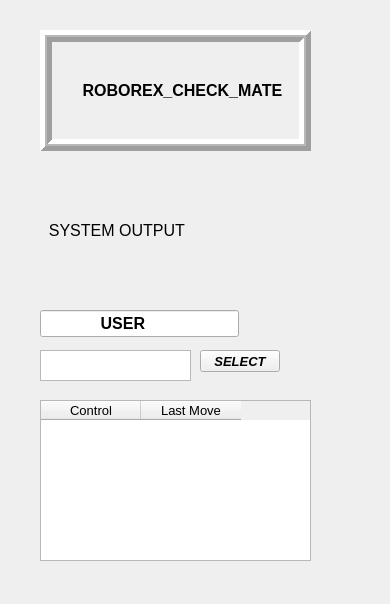
<?xml version="1.0" encoding="UTF-8"?>
<ui version="4.0">
 <class>InteractUI</class>
 <widget class="QMainWindow" name="InteractUI">
  <property name="geometry">
   <rect>
    <x>0</x>
    <y>0</y>
    <width>390</width>
    <height>604</height>
   </rect>
  </property>
  <property name="font">
   <font>
    <pointsize>10</pointsize>
   </font>
  </property>
  <property name="windowTitle">
   <string>Chess Interaction UI</string>
  </property>
  <widget class="QWidget" name="centralWidget">
   <widget class="QLabel" name="label">
    <property name="geometry">
     <rect>
      <x>40</x>
      <y>30</y>
      <width>271</width>
      <height>121</height>
     </rect>
    </property>
    <property name="font">
     <font>
      <pointsize>12</pointsize>
      <weight>75</weight>
      <bold>true</bold>
     </font>
    </property>
    <property name="autoFillBackground">
     <bool>true</bool>
    </property>
    <property name="frameShape">
     <enum>QFrame::Box</enum>
    </property>
    <property name="frameShadow">
     <enum>QFrame::Raised</enum>
    </property>
    <property name="lineWidth">
     <number>5</number>
    </property>
    <property name="midLineWidth">
     <number>2</number>
    </property>
    <property name="text">
     <string>      ROBOREX_CHECK_MATE</string>
    </property>
   </widget>
   <widget class="QTableWidget" name="move">
    <property name="geometry">
     <rect>
      <x>40</x>
      <y>400</y>
      <width>271</width>
      <height>161</height>
     </rect>
    </property>
    <property name="editTriggers">
     <set>QAbstractItemView::NoEditTriggers</set>
    </property>
    <column>
     <property name="text">
      <string>Control</string>
     </property>
    </column>
    <column>
     <property name="text">
      <string>Last Move</string>
     </property>
    </column>
   </widget>
   <widget class="QLabel" name="sysout">
    <property name="geometry">
     <rect>
      <x>40</x>
      <y>170</y>
      <width>331</width>
      <height>121</height>
     </rect>
    </property>
    <property name="font">
     <font>
      <pointsize>12</pointsize>
      <weight>50</weight>
      <bold>false</bold>
     </font>
    </property>
    <property name="text">
     <string>  SYSTEM OUTPUT</string>
    </property>
   </widget>
   <widget class="QTextEdit" name="sys_in">
    <property name="geometry">
     <rect>
      <x>40</x>
      <y>350</y>
      <width>151</width>
      <height>31</height>
     </rect>
    </property>
   </widget>
   <widget class="QPushButton" name="send">
    <property name="geometry">
     <rect>
      <x>200</x>
      <y>350</y>
      <width>80</width>
      <height>22</height>
     </rect>
    </property>
    <property name="font">
     <font>
      <weight>75</weight>
      <italic>true</italic>
      <bold>true</bold>
      <kerning>false</kerning>
     </font>
    </property>
    <property name="text">
     <string>SELECT</string>
    </property>
   </widget>
   <widget class="QLineEdit" name="usr_name">
    <property name="geometry">
     <rect>
      <x>40</x>
      <y>310</y>
      <width>199</width>
      <height>27</height>
     </rect>
    </property>
    <property name="font">
     <font>
      <pointsize>12</pointsize>
      <weight>75</weight>
      <bold>true</bold>
     </font>
    </property>
    <property name="text">
     <string>             USER</string>
    </property>
   </widget>
  </widget>
 </widget>
 <layoutdefault spacing="6" margin="11"/>
 <resources/>
 <connections/>
</ui>
